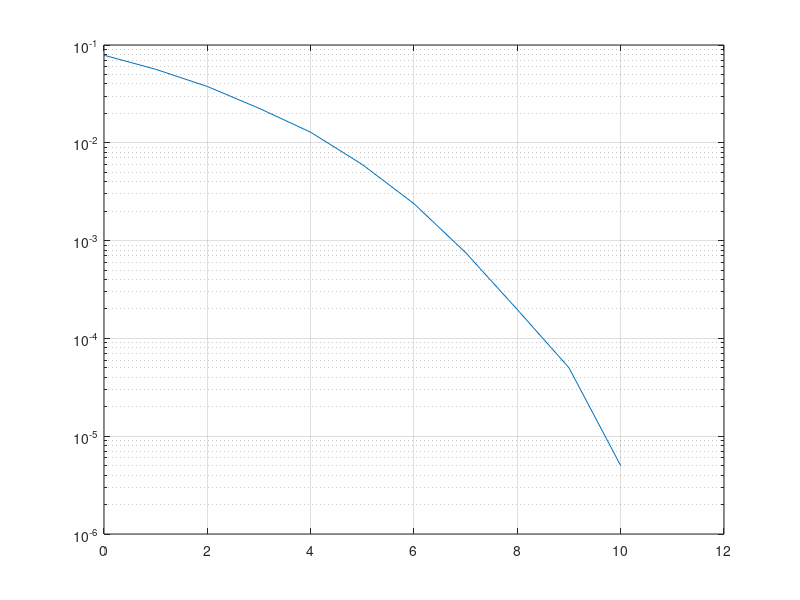

Write the MATLAB code that produced this figure. (Note: this script raises an error after producing the figure.)
clear all;
EbNo_dB = 0:1:12;
EbNo_lin = 10.^(EbNo_dB/10);
inputNum = 10^(6); %no. of input to be tested for each SNR (prefer even number)
ber = zeros(length(EbNo_dB),1);
so = zeros(inputNum,1);

for u=1:length(EbNo_dB)
    %for u=1:1
    %clean variable
    %syms inputseq siI siQ si sigma n m soI soQ so berI berQ
    
    %generate input signal
    inputseq = randi([0 1],inputNum,1);%random bit seq as input
    siI = inputseq(1:2:end); %odd element
    siQ = inputseq(2:2:end); %even element
    
    %replace 0 as -1
    siI(siI == 0) = -1;
    siQ(siQ == 0) = -1;
    
    si = siI + 1j*siQ;

    %generate noise
    sigma=sqrt(1/(2*EbNo_lin(u)));%SNR in linear
    n=sigma*(randn(length(si),1)+1i*randn(length(si),1));
    
    %transmitted signal
    m = si + n;
    
    %receiver
    soI=sign(real(m));
    soQ=sign(imag(m));%compare with threshold zero
    
    %so((1:length(soI))*2 - 1) = soI; %received bit stream(1 & -1)
    %so((1:length(soQ))*2) = soQ;%received bit stream(1 & -1)
    
    %compute BER
    I=siI + soI;
    Q=siQ + soQ;
    berI = sum(I(:)== 0)/length(I); %if sum equals to one, transmission error has occurred
    berQ = sum(Q(:)== 0)/length(Q);
    ber(u) = mean([berI berQ]);%if sum equals to zero, transmission error has occurred
    disp(u)
end

figure(1);
semilogy(EbNo_dB,ber)
grid on
hold on

BER_QPSK = berawgn(EbNo_dB,'psk',4,'nondiff');
semilogy(EbNo_dB,BER_QPSK)
grid on
hold on

xlabel('EbNo(dB)');
ylabel('Bit Error Rate');
set(findall(gca, 'Type', 'Line'),'LineWidth',1);


title('Performance of QPSK simulation model');
legend({'Simulation QPSK','Theoretical QPSK'});


%----------------------------theoretical graphs-------------------------------------
% %BER of BPSK/QPSK in AWGN channel
% %QPSK & BPSK same bit error rate, different symbol error rate

figure(2);

EbNo_dB = 0:1:60;

BER_BPSK = berawgn(EbNo_dB,'psk',2,'nondiff');
semilogy(EbNo_dB,BER_BPSK)
grid on
hold on

BER_QPSK = berawgn(EbNo_dB,'psk',4,'nondiff');
semilogy(EbNo_dB,BER_QPSK)
grid on
hold on

BER_16QAM = berawgn(EbNo_dB,'qam',16);
semilogy(EbNo_dB,BER_16QAM)
grid on
hold on

xlabel('EbNo(dB)');
ylabel('Bit Error Rate');
set(findall(gca, 'Type', 'Line'),'LineWidth',1);


title('Theoretical Error Probability for BPSK, QPSK and 16QAM in AWGN');
legend({'BPSK','QPSK','16QAM'})



%----------------------------Rayleigh fading----------------------

figure(3);

EbNo_dB = 0:2:150;

BER_QPSK = berawgn(EbNo_dB,'psk',4,'nondiff');
semilogy(EbNo_dB,BER_QPSK)
grid on
hold on

BER_16QAM = berawgn(EbNo_dB,'qam',16);
semilogy(EbNo_dB,BER_16QAM)
grid on
hold on

BER_QPSK_RAY = berfading(EbNo_dB,'psk',4,1);
semilogy(EbNo_dB,BER_QPSK_RAY)
grid on
hold on

BER_16QAM_RAY = berfading(EbNo_dB,'qam',16,1);
semilogy(EbNo_dB,BER_16QAM_RAY)
grid on
hold on

xlabel('EbNo(dB)');
ylabel('Bit Error Rate');
set(findall(gca, 'Type', 'Line'),'LineWidth',1);


title('Performance of QPSK and 16QAM in Rayleigh Fading');
legend({'QPSK','16QAM','QPSK in Rayleigh Fading','16QAM in Rayleigh Fading'})